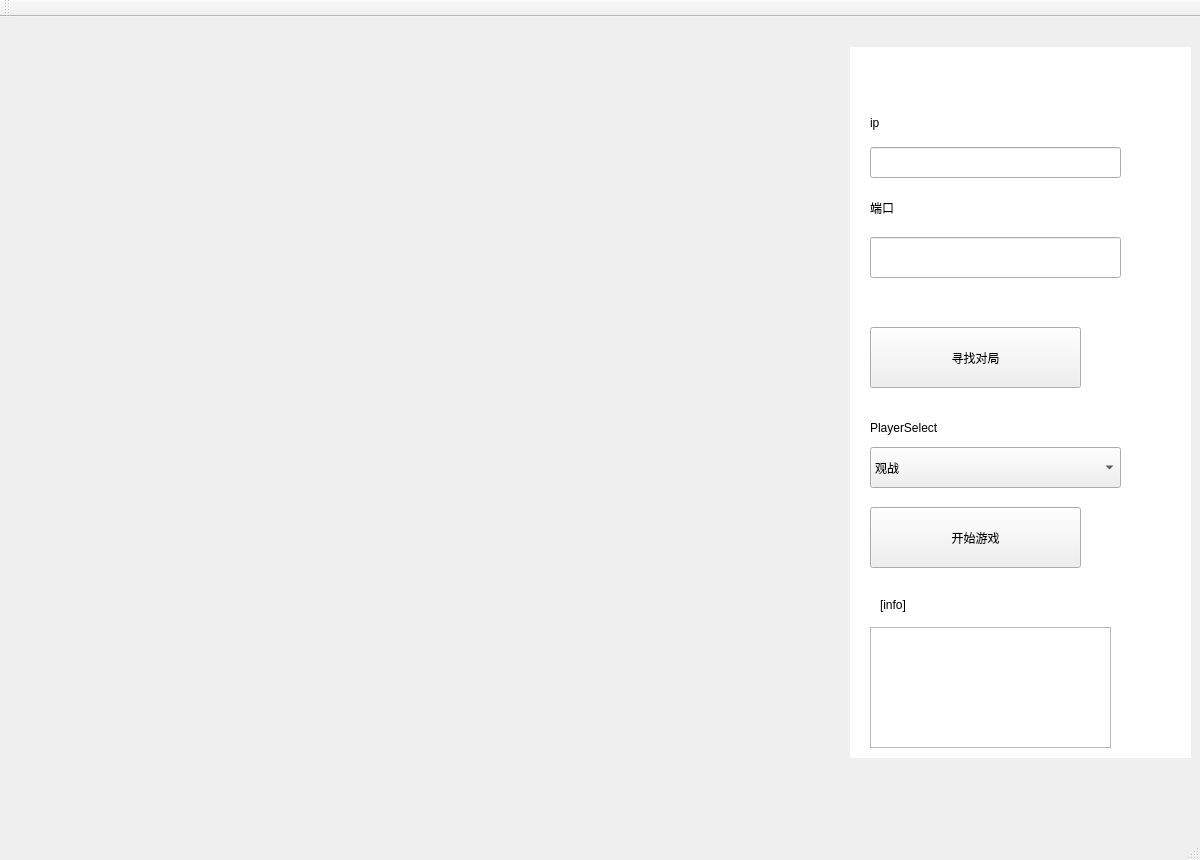
<?xml version="1.0" encoding="UTF-8"?>
<ui version="4.0">
 <class>MainWindow</class>
 <widget class="QMainWindow" name="MainWindow">
  <property name="geometry">
   <rect>
    <x>0</x>
    <y>0</y>
    <width>1200</width>
    <height>860</height>
   </rect>
  </property>
  <property name="windowTitle">
   <string>Player1</string>
  </property>
  <widget class="QWidget" name="centralWidget">
   <widget class="QLabel" name="label">
    <property name="geometry">
     <rect>
      <x>850</x>
      <y>30</y>
      <width>341</width>
      <height>711</height>
     </rect>
    </property>
    <property name="styleSheet">
     <string notr="true">background-color: #fff;</string>
    </property>
    <property name="text">
     <string/>
    </property>
   </widget>
   <widget class="QLabel" name="label_2">
    <property name="geometry">
     <rect>
      <x>870</x>
      <y>90</y>
      <width>51</width>
      <height>31</height>
     </rect>
    </property>
    <property name="text">
     <string>ip</string>
    </property>
   </widget>
   <widget class="QLineEdit" name="ip">
    <property name="geometry">
     <rect>
      <x>870</x>
      <y>130</y>
      <width>251</width>
      <height>31</height>
     </rect>
    </property>
   </widget>
   <widget class="QLabel" name="label_3">
    <property name="geometry">
     <rect>
      <x>870</x>
      <y>170</y>
      <width>61</width>
      <height>41</height>
     </rect>
    </property>
    <property name="text">
     <string>端口</string>
    </property>
   </widget>
   <widget class="QLineEdit" name="port">
    <property name="geometry">
     <rect>
      <x>870</x>
      <y>220</y>
      <width>251</width>
      <height>41</height>
     </rect>
    </property>
   </widget>
   <widget class="QComboBox" name="palyer_select">
    <property name="geometry">
     <rect>
      <x>870</x>
      <y>430</y>
      <width>251</width>
      <height>41</height>
     </rect>
    </property>
    <item>
     <property name="text">
      <string>观战</string>
     </property>
    </item>
    <item>
     <property name="text">
      <string>黑棋</string>
     </property>
    </item>
    <item>
     <property name="text">
      <string>白棋</string>
     </property>
    </item>
   </widget>
   <widget class="QLabel" name="label_4">
    <property name="geometry">
     <rect>
      <x>870</x>
      <y>400</y>
      <width>101</width>
      <height>21</height>
     </rect>
    </property>
    <property name="text">
     <string>PlayerSelect</string>
    </property>
   </widget>
   <widget class="QPushButton" name="StartGame">
    <property name="geometry">
     <rect>
      <x>870</x>
      <y>490</y>
      <width>211</width>
      <height>61</height>
     </rect>
    </property>
    <property name="text">
     <string>开始游戏</string>
    </property>
   </widget>
   <widget class="QPushButton" name="ConncetServer">
    <property name="geometry">
     <rect>
      <x>870</x>
      <y>310</y>
      <width>211</width>
      <height>61</height>
     </rect>
    </property>
    <property name="text">
     <string>寻找对局</string>
    </property>
   </widget>
   <widget class="QTextBrowser" name="info">
    <property name="geometry">
     <rect>
      <x>870</x>
      <y>610</y>
      <width>241</width>
      <height>121</height>
     </rect>
    </property>
   </widget>
   <widget class="QLabel" name="label_5">
    <property name="geometry">
     <rect>
      <x>880</x>
      <y>580</y>
      <width>72</width>
      <height>15</height>
     </rect>
    </property>
    <property name="text">
     <string>[info]</string>
    </property>
   </widget>
  </widget>
  <widget class="QToolBar" name="mainToolBar">
   <attribute name="toolBarArea">
    <enum>TopToolBarArea</enum>
   </attribute>
   <attribute name="toolBarBreak">
    <bool>false</bool>
   </attribute>
  </widget>
  <widget class="QStatusBar" name="statusBar"/>
 </widget>
 <layoutdefault spacing="6" margin="11"/>
 <resources/>
 <connections/>
</ui>
